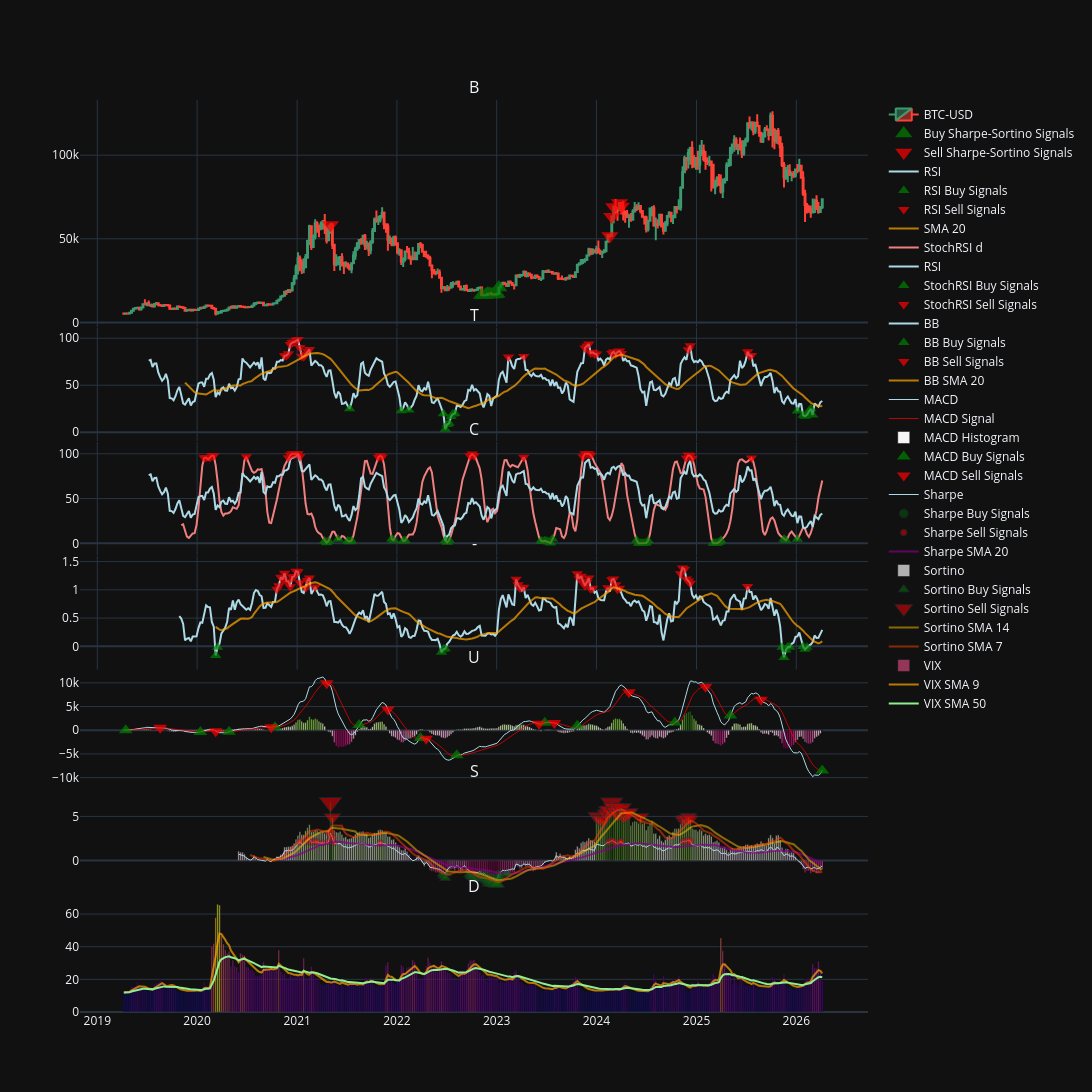

The notebook cell saved with this chart:
### Code cell
fig.add_trace(go.Bar(
    x=vix.index,
    y=vix,
    marker_color=vix,
    showlegend=True,
    opacity=0.7,
    name='VIX'
), row=7, col=1)

fig.add_trace(go.Scatter(
    x=vix_sma_9.index,
    y=vix_sma_9,
    marker_color='orange',
    showlegend=True,
    opacity=0.7,
    name='VIX SMA 9'
), row=7, col=1)

fig.add_trace(go.Scatter(
    x=vix_sma_20.index,
    y=vix_sma_20,
    marker_color='lightgreen',
    showlegend=True,
    name='VIX SMA 50'
), row=7, col=1)

### Figure 1 — Plotly figure (JSON) as saved in the notebook; plotly's stock layout.template omitted (floating-point values rounded to 4 significant figures; data arrays with more than 128 entries replaced by an {"elided": "..."} marker saying what was removed)
{"data": [{"close": {"elided": "366 float values"}, "high": {"elided": "366 float values"}, "low": {"elided": "366 float values"}, "name": "BTC-USD", "open": {"elided": "366 float values"}, "type": "candlestick", "x": {"elided": "366 str values"}, "xaxis": "x", "yaxis": "y"}, {"marker": {"color": "green", "colorscale": [[0, "rgb(247,244,249)"], [0.125, "rgb(231,225,239)"], [0.25, "rgb(212,185,218)"], [0.375, "rgb(201,148,199)"], [0.5, "rgb(223,101,176)"], [0.625, "rgb(231,41,138)"], [0.75, "rgb(206,18,86)"], [0.875, "rgb(152,0,67)"], [1, "rgb(103,0,31)"]], "size": 15, "symbol": "triangle-up"}, "mode": "markers", "name": "Buy Sharpe-Sortino Signals", "opacity": 0.7, "showlegend": true, "type": "scatter", "x": ["2022-11-07T00:00:00", "2022-11-21T00:00:00", "2022-11-28T00:00:00", "2022-12-05T00:00:00", "2022-12-12T00:00:00", "2022-12-19T00:00:00", "2022-12-26T00:00:00", "2023-01-02T00:00:00", "2023-01-09T00:00:00"], "xaxis": "x", "y": [16350.0, 16440.0, 17130.0, 17100.0, 16760.0, 16840.0, 16630.0, 17090.0, 20880.0], "yaxis": "y"}, {"marker": {"color": "red", "colorscale": [[0, "rgb(247,244,249)"], [0.125, "rgb(231,225,239)"], [0.25, "rgb(212,185,218)"], [0.375, "rgb(201,148,199)"], [0.5, "rgb(223,101,176)"], [0.625, "rgb(231,41,138)"], [0.75, "rgb(206,18,86)"], [0.875, "rgb(152,0,67)"], [1, "rgb(103,0,31)"]], "size": 15, "symbol": "triangle-down"}, "mode": "markers", "name": "Sell Sharpe-Sortino Signals", "opacity": 0.7, "showlegend": true, "type": "scatter", "x": ["2021-05-03T00:00:00", "2024-02-19T00:00:00", "2024-02-26T00:00:00", "2024-03-04T00:00:00", "2024-03-25T00:00:00", "2024-04-01T00:00:00"], "xaxis": "x", "y": [58230.0, 51730.0, 63170.0, 69020.0, 71330.0, 69360.0], "yaxis": "y"}, {"line": {"color": "lightblue", "width": 2}, "name": "RSI", "showlegend": true, "type": "scatter", "x": {"elided": "366 str values"}, "xaxis": "x2", "y": {"elided": "366 float values"}, "yaxis": "y2"}, {"marker": {"color": "green", "size": 10, "symbol": "triangle-up"}, "mode": "markers", "name": "RSI Buy Signals", "opacity": 0.7, "showlegend": true, "type": "scatter", "x": ["2021-07-12T00:00:00", "2022-01-17T00:00:00", "2022-02-14T00:00:00", "2022-06-20T00:00:00", "2022-06-27T00:00:00", "2022-07-04T00:00:00", "2022-07-11T00:00:00", "2022-07-18T00:00:00", "2022-07-25T00:00:00", "2022-08-01T00:00:00", "2026-01-05T00:00:00", "2026-01-26T00:00:00", "2026-02-02T00:00:00", "2026-02-09T00:00:00", "2026-02-16T00:00:00", "2026-02-23T00:00:00", "2026-03-02T00:00:00"], "xaxis": "x2", "y": [24.99, 22.77, 23.69, 19.58, 3.18, 8.167, 9.454, 16.8, 19.26, 19.9, 22.55, 17.87, 17.03, 18.37, 22.02, 24.88, 18.34], "yaxis": "y2"}, {"marker": {"color": "red", "size": 10, "symbol": "triangle-down"}, "mode": "markers", "name": "RSI Sell Signals", "opacity": 0.7, "showlegend": true, "type": "scatter", "x": ["2020-11-16T00:00:00", "2020-11-23T00:00:00", "2020-11-30T00:00:00", "2020-12-07T00:00:00", "2020-12-14T00:00:00", "2020-12-21T00:00:00", "2020-12-28T00:00:00", "2021-01-04T00:00:00", "2021-01-11T00:00:00", "2021-01-18T00:00:00", "2021-01-25T00:00:00", "2021-02-01T00:00:00", "2021-02-08T00:00:00", "2021-02-15T00:00:00", "2023-02-13T00:00:00", "2023-04-10T00:00:00", "2023-11-20T00:00:00", "2023-11-27T00:00:00", "2023-12-04T00:00:00", "2023-12-11T00:00:00", "2023-12-18T00:00:00", "2023-12-25T00:00:00", "2024-01-01T00:00:00", "2024-02-26T00:00:00", "2024-03-04T00:00:00", "2024-03-11T00:00:00", "2024-03-18T00:00:00", "2024-03-25T00:00:00", "2024-04-01T00:00:00", "2024-12-02T00:00:00", "2024-12-09T00:00:00", "2025-07-07T00:00:00", "2025-07-14T00:00:00", "2025-07-21T00:00:00"], "xaxis": "x2", "y": [81.34, 81.62, 83.43, 93.48, 95.42, 96.02, 97.82, 98.61, 90.24, 80.84, 80.42, 83.03, 86.0, 88.14, 80.09, 80.59, 89.73, 91.82, 93.89, 84.42, 85.05, 83.37, 83.33, 84.17, 85.46, 82.58, 85.42, 86.34, 83.72, 87.77, 92.13, 85.7, 81.34, 81.57], "yaxis": "y2"}, {"line": {"color": "orange", "width": 2}, "name": "SMA 20", "opacity": 0.7, "showlegend": true, "type": "scatter", "x": {"elided": "366 str values"}, "xaxis": "x2", "y": {"elided": "366 float values"}, "yaxis": "y2"}, {"line": {"color": "lightcoral", "width": 2}, "name": "StochRSI d", "showlegend": true, "type": "scatter", "x": {"elided": "336 str values"}, "xaxis": "x3", "y": {"elided": "336 float values"}, "yaxis": "y3"}, {"line": {"color": "lightblue", "width": 2}, "name": "RSI", "showlegend": true, "type": "scatter", "x": {"elided": "366 str values"}, "xaxis": "x3", "y": {"elided": "366 float values"}, "yaxis": "y3"}, {"marker": {"color": "green", "size": 10, "symbol": "triangle-up"}, "mode": "markers", "name": "StochRSI Buy Signals", "opacity": 0.7, "showlegend": true, "type": "scatter", "x": ["2021-04-12T00:00:00", "2021-04-19T00:00:00", "2021-04-26T00:00:00", "2021-05-31T00:00:00", "2021-07-05T00:00:00", "2021-07-12T00:00:00", "2021-07-19T00:00:00", "2021-12-13T00:00:00", "2021-12-20T00:00:00", "2022-01-24T00:00:00", "2022-01-31T00:00:00", "2022-06-27T00:00:00", "2022-07-04T00:00:00", "2022-07-11T00:00:00", "2023-06-12T00:00:00", "2023-06-19T00:00:00", "2023-06-26T00:00:00", "2023-07-03T00:00:00", "2023-07-10T00:00:00", "2023-07-17T00:00:00", "2023-07-24T00:00:00", "2024-05-27T00:00:00", "2024-06-03T00:00:00", "2024-06-10T00:00:00", "2024-06-17T00:00:00", "2024-06-24T00:00:00", "2024-07-01T00:00:00", "2024-07-08T00:00:00", "2025-03-03T00:00:00", "2025-03-10T00:00:00", "2025-03-17T00:00:00", "2025-03-24T00:00:00", "2025-03-31T00:00:00", "2025-11-17T00:00:00", "2025-11-24T00:00:00", "2026-01-05T00:00:00"], "xaxis": "x3", "y": [2.591, 0.6984, 2.758, 4.583, 2.592, 1.8, 2.932, 4.822, 3.516, 2.679, 3.07, 3.231, 1.096, 3.572, 3.021, 2.051, 2.88, 2.23, 1.58, 0.4648, 4.738, 3.417, 0.0, 0.0, 0.0, 0.2131, 0.4262, 3.012, 0.0, 0.0, 0.1225, 1.303, 3.083, 4.714, 3.364, 4.567], "yaxis": "y3"}, {"marker": {"color": "red", "size": 10, "symbol": "triangle-down"}, "mode": "markers", "name": "StochRSI Sell Signals", "opacity": 0.7, "showlegend": true, "type": "scatter", "x": ["2020-01-27T00:00:00", "2020-02-03T00:00:00", "2020-02-17T00:00:00", "2020-02-24T00:00:00", "2020-03-02T00:00:00", "2020-06-29T00:00:00", "2020-11-30T00:00:00", "2020-12-07T00:00:00", "2020-12-14T00:00:00", "2020-12-21T00:00:00", "2020-12-28T00:00:00", "2021-01-04T00:00:00", "2021-01-11T00:00:00", "2021-10-25T00:00:00", "2021-11-01T00:00:00", "2021-11-08T00:00:00", "2022-09-26T00:00:00", "2022-10-03T00:00:00", "2022-10-10T00:00:00", "2023-04-10T00:00:00", "2023-11-13T00:00:00", "2023-11-20T00:00:00", "2023-11-27T00:00:00", "2023-12-04T00:00:00", "2023-12-11T00:00:00", "2024-11-25T00:00:00", "2024-12-02T00:00:00", "2024-12-09T00:00:00", "2024-12-16T00:00:00", "2025-07-21T00:00:00"], "xaxis": "x3", "y": [95.44, 95.67, 95.73, 97.87, 97.67, 96.61, 95.64, 98.48, 100.0, 100.0, 100.0, 100.0, 96.99, 96.21, 97.69, 96.36, 97.43, 99.61, 97.81, 96.22, 96.63, 100.0, 100.0, 100.0, 98.29, 95.16, 98.46, 97.69, 95.01, 95.28], "yaxis": "y3"}, {"line": {"color": "lightblue", "width": 2}, "name": "BB", "showlegend": true, "type": "scatter", "x": {"elided": "366 str values"}, "xaxis": "x4", "y": {"elided": "366 float values"}, "yaxis": "y4"}, {"marker": {"color": "green", "size": 10, "symbol": "triangle-up"}, "mode": "markers", "name": "BB Buy Signals", "opacity": 0.7, "showlegend": true, "type": "scatter", "x": ["2020-03-09T00:00:00", "2020-03-16T00:00:00", "2022-06-13T00:00:00", "2022-06-20T00:00:00", "2022-06-27T00:00:00", "2025-11-10T00:00:00", "2025-11-17T00:00:00", "2025-11-24T00:00:00", "2025-12-01T00:00:00", "2025-12-08T00:00:00", "2026-01-26T00:00:00", "2026-02-02T00:00:00", "2026-02-09T00:00:00"], "xaxis": "x4", "y": [-0.1623, -0.01465, -0.1067, -0.05291, -0.04313, -0.01778, -0.1983, -0.0654, -0.01236, -0.01392, -0.002692, -0.05397, -0.01723], "yaxis": "y4"}, {"marker": {"color": "red", "size": 10, "symbol": "triangle-down"}, "mode": "markers", "name": "BB Sell Signals", "opacity": 0.7, "showlegend": true, "type": "scatter", "x": ["2020-10-19T00:00:00", "2020-10-26T00:00:00", "2020-11-02T00:00:00", "2020-11-09T00:00:00", "2020-11-16T00:00:00", "2020-11-23T00:00:00", "2020-11-30T00:00:00", "2020-12-07T00:00:00", "2020-12-14T00:00:00", "2020-12-21T00:00:00", "2020-12-28T00:00:00", "2021-01-04T00:00:00", "2021-01-11T00:00:00", "2021-02-01T00:00:00", "2021-02-08T00:00:00", "2021-02-15T00:00:00", "2021-03-08T00:00:00", "2023-03-13T00:00:00", "2023-03-20T00:00:00", "2023-03-27T00:00:00", "2023-04-10T00:00:00", "2023-10-23T00:00:00", "2023-10-30T00:00:00", "2023-11-06T00:00:00", "2023-11-13T00:00:00", "2023-11-20T00:00:00", "2023-11-27T00:00:00", "2023-12-04T00:00:00", "2023-12-11T00:00:00", "2023-12-18T00:00:00", "2024-02-12T00:00:00", "2024-02-26T00:00:00", "2024-03-04T00:00:00", "2024-03-11T00:00:00", "2024-03-18T00:00:00", "2024-03-25T00:00:00", "2024-11-04T00:00:00", "2024-11-11T00:00:00", "2024-11-18T00:00:00", "2024-11-25T00:00:00", "2024-12-02T00:00:00", "2024-12-09T00:00:00", "2025-07-07T00:00:00"], "xaxis": "x4", "y": [1.011, 1.073, 1.224, 1.184, 1.295, 1.154, 1.149, 1.054, 1.226, 1.235, 1.33, 1.319, 1.123, 1.037, 1.166, 1.211, 1.052, 1.185, 1.089, 1.034, 1.046, 1.283, 1.197, 1.242, 1.149, 1.072, 1.134, 1.21, 1.018, 1.029, 1.035, 1.18, 1.19, 1.09, 1.009, 1.027, 1.286, 1.388, 1.363, 1.193, 1.158, 1.115, 1.058], "yaxis": "y4"}, {"line": {"color": "orange", "width": 2}, "name": "BB SMA 20", "opacity": 0.7, "showlegend": true, "type": "scatter", "x": {"elided": "366 str values"}, "xaxis": "x4", "y": {"elided": "366 float values"}, "yaxis": "y4"}, {"line": {"color": "lightblue", "width": 1}, "name": "MACD", "showlegend": true, "type": "scatter", "x": {"elided": "366 str values"}, "xaxis": "x5", "y": {"elided": "366 float values"}, "yaxis": "y5"}, {"line": {"color": "red", "width": 1}, "name": "MACD Signal", "opacity": 0.7, "showlegend": true, "type": "scatter", "x": {"elided": "366 str values"}, "xaxis": "x5", "y": {"elided": "366 float values"}, "yaxis": "y5"}, {"marker": {"color": {"elided": "366 float values"}}, "name": "MACD Histogram", "showlegend": true, "type": "bar", "x": {"elided": "366 str values"}, "xaxis": "x5", "y": {"elided": "366 float values"}, "yaxis": "y5"}, {"marker": {"color": "green", "size": 12, "symbol": "triangle-up"}, "mode": "markers", "name": "MACD Buy Signals", "opacity": 0.7, "showlegend": true, "type": "scatter", "x": ["2019-04-15T00:00:00", "2020-01-13T00:00:00", "2020-04-27T00:00:00", "2020-10-12T00:00:00", "2021-08-16T00:00:00", "2022-03-28T00:00:00", "2022-08-08T00:00:00", "2023-06-26T00:00:00", "2023-10-23T00:00:00", "2024-10-14T00:00:00", "2025-05-05T00:00:00", "2026-04-06T00:00:00"], "xaxis": "x5", "y": [3.294, -346.5, -301.8, 641.2, 1090.0, -1614.0, -5279.0, 1585.0, 925.0, 1648.0, 3092.0, -8485.0], "yaxis": "y5"}, {"marker": {"color": "red", "size": 12, "symbol": "triangle-down"}, "mode": "markers", "name": "MACD Sell Signals", "opacity": 0.7, "showlegend": true, "type": "scatter", "x": ["2019-08-19T00:00:00", "2020-03-09T00:00:00", "2020-09-28T00:00:00", "2021-04-19T00:00:00", "2021-11-29T00:00:00", "2022-04-18T00:00:00", "2023-06-05T00:00:00", "2023-07-31T00:00:00", "2024-04-29T00:00:00", "2025-02-03T00:00:00", "2025-08-25T00:00:00"], "xaxis": "x5", "y": [533.1, -220.9, 609.7, 9894.0, 4365.0, -1796.0, 1365.0, 1506.0, 8005.0, 9187.0, 6439.0], "yaxis": "y5"}, {"line": {"color": "lightblue", "width": 1}, "name": "Sharpe", "showlegend": true, "type": "scatter", "x": {"elided": "365 str values"}, "xaxis": "x6", "y": {"elided": "365 float values"}, "yaxis": "y6"}, {"marker": {"color": "green", "size": [7.531, 7.816, 8.632, 9.732, 9.811, 9.822, 10.2, 10.25, 7.515], "symbol": "circle"}, "mode": "markers", "name": "Sharpe Buy Signals", "opacity": 0.5, "showlegend": true, "type": "scatter", "x": ["2022-11-07T00:00:00", "2022-11-21T00:00:00", "2022-11-28T00:00:00", "2022-12-05T00:00:00", "2022-12-12T00:00:00", "2022-12-19T00:00:00", "2022-12-26T00:00:00", "2023-01-02T00:00:00", "2023-01-09T00:00:00"], "xaxis": "x6", "y": [-1.506, -1.563, -1.726, -1.946, -1.962, -1.964, -2.04, -2.05, -1.503], "yaxis": "y6"}, {"marker": {"color": "red", "size": [6.311, 6.408, 6.838, 7.391, 6.136, 6.204, 6.436, 6.367, 6.05, 6.478, 9.413, 7.687, 6.012, 6.073, 6.219, 6.254, 6.785, 6.53, 6.056, 6.241, 6.413, 6.483, 6.576, 6.542, 6.929, 6.634], "symbol": "circle"}, "mode": "markers", "name": "Sharpe Sell Signals", "opacity": 0.7, "showlegend": true, "type": "scatter", "x": ["2021-01-11T00:00:00", "2021-02-01T00:00:00", "2021-02-08T00:00:00", "2021-02-15T00:00:00", "2021-02-22T00:00:00", "2021-03-01T00:00:00", "2021-03-08T00:00:00", "2021-03-15T00:00:00", "2021-04-05T00:00:00", "2021-04-26T00:00:00", "2021-05-03T00:00:00", "2021-05-10T00:00:00", "2021-05-17T00:00:00", "2021-11-01T00:00:00", "2024-02-12T00:00:00", "2024-02-19T00:00:00", "2024-02-26T00:00:00", "2024-03-04T00:00:00", "2024-03-11T00:00:00", "2024-03-25T00:00:00", "2024-04-01T00:00:00", "2024-11-11T00:00:00", "2024-11-18T00:00:00", "2024-11-25T00:00:00", "2024-12-02T00:00:00", "2024-12-09T00:00:00"], "xaxis": "x6", "y": [2.104, 2.136, 2.279, 2.464, 2.045, 2.068, 2.145, 2.122, 2.017, 2.159, 3.138, 2.562, 2.004, 2.024, 2.073, 2.085, 2.262, 2.177, 2.019, 2.08, 2.138, 2.161, 2.192, 2.181, 2.31, 2.211], "yaxis": "y6"}, {"line": {"color": "purple", "width": 2}, "name": "Sharpe SMA 20", "opacity": 0.7, "showlegend": true, "type": "scatter", "x": {"elided": "365 str values"}, "xaxis": "x6", "y": {"elided": "365 float values"}, "yaxis": "y6"}, {"marker": {"color": {"elided": "365 float values"}}, "name": "Sortino", "opacity": 0.7, "showlegend": true, "type": "bar", "x": {"elided": "365 str values"}, "xaxis": "x6", "y": {"elided": "365 float values"}, "yaxis": "y6"}, {"marker": {"color": "green", "size": [7.777, 8.853, 9.864, 7.63, 8.085, 8.915, 9.449, 10.06, 9.776, 9.828, 8.554, 10.37, 9.564, 10.53, 11.38, 12.53, 12.64, 12.65, 13.12, 13.17, 10.24, 9.135, 7.953, 7.79, 7.527], "symbol": "triangle-up"}, "mode": "markers", "name": "Sortino Buy Signals", "opacity": 0.7, "showlegend": true, "type": "scatter", "x": ["2022-06-13T00:00:00", "2022-06-20T00:00:00", "2022-06-27T00:00:00", "2022-07-04T00:00:00", "2022-09-19T00:00:00", "2022-09-26T00:00:00", "2022-10-03T00:00:00", "2022-10-10T00:00:00", "2022-10-17T00:00:00", "2022-10-24T00:00:00", "2022-10-31T00:00:00", "2022-11-07T00:00:00", "2022-11-14T00:00:00", "2022-11-21T00:00:00", "2022-11-28T00:00:00", "2022-12-05T00:00:00", "2022-12-12T00:00:00", "2022-12-19T00:00:00", "2022-12-26T00:00:00", "2023-01-02T00:00:00", "2023-01-09T00:00:00", "2023-01-16T00:00:00", "2023-01-30T00:00:00", "2023-02-06T00:00:00", "2023-02-13T00:00:00"], "xaxis": "x6", "y": [-1.555, -1.771, -1.973, -1.526, -1.617, -1.783, -1.89, -2.012, -1.955, -1.966, -1.711, -2.075, -1.913, -2.107, -2.275, -2.505, -2.528, -2.53, -2.623, -2.634, -2.048, -1.827, -1.591, -1.558, -1.505], "yaxis": "y6"}, {"marker": {"color": "red", "size": [19.76, 14.65, 15.1, 14.11, 13.9, 13.67, 15.86, 16.94, 17.01, 19.62, 17.93, 16.55, 15.65, 17.15, 17.88, 14.98, 15.36, 15.94, 16.31, 14.77, 13.82, 14.09, 14.04, 14.79, 14.01], "symbol": "triangle-down"}, "mode": "markers", "name": "Sortino Sell Signals", "opacity": 0.7, "showlegend": true, "type": "scatter", "x": ["2021-05-03T00:00:00", "2021-05-10T00:00:00", "2024-01-01T00:00:00", "2024-01-08T00:00:00", "2024-01-15T00:00:00", "2024-01-29T00:00:00", "2024-02-05T00:00:00", "2024-02-12T00:00:00", "2024-02-19T00:00:00", "2024-02-26T00:00:00", "2024-03-04T00:00:00", "2024-03-11T00:00:00", "2024-03-18T00:00:00", "2024-03-25T00:00:00", "2024-04-01T00:00:00", "2024-04-08T00:00:00", "2024-04-15T00:00:00", "2024-04-22T00:00:00", "2024-04-29T00:00:00", "2024-06-10T00:00:00", "2024-11-11T00:00:00", "2024-11-18T00:00:00", "2024-11-25T00:00:00", "2024-12-02T00:00:00", "2024-12-09T00:00:00"], "xaxis": "x6", "y": [6.587, 4.882, 5.033, 4.703, 4.635, 4.557, 5.286, 5.646, 5.671, 6.539, 5.976, 5.517, 5.215, 5.718, 5.961, 4.995, 5.121, 5.313, 5.436, 4.923, 4.607, 4.695, 4.678, 4.931, 4.669], "yaxis": "y6"}, {"line": {"color": "#FFBF00", "width": 2}, "name": "Sortino SMA 14", "opacity": 0.5, "showlegend": true, "type": "scatter", "x": {"elided": "365 str values"}, "xaxis": "x6", "y": {"elided": "365 float values"}, "yaxis": "y6"}, {"line": {"color": "#FF4500", "width": 2}, "name": "Sortino SMA 7", "opacity": 0.5, "showlegend": true, "type": "scatter", "x": {"elided": "365 str values"}, "xaxis": "x6", "y": {"elided": "365 float values"}, "yaxis": "y6"}, {"marker": {"color": {"elided": "366 float values"}}, "name": "VIX", "opacity": 0.7, "showlegend": true, "type": "bar", "x": {"elided": "366 str values"}, "xaxis": "x7", "y": {"elided": "366 float values"}, "yaxis": "y7"}, {"marker": {"color": "orange"}, "name": "VIX SMA 9", "opacity": 0.7, "showlegend": true, "type": "scatter", "x": {"elided": "366 str values"}, "xaxis": "x7", "y": {"elided": "366 float values"}, "yaxis": "y7"}, {"marker": {"color": "lightgreen"}, "name": "VIX SMA 50", "showlegend": true, "type": "scatter", "x": {"elided": "366 str values"}, "xaxis": "x7", "y": {"elided": "366 float values"}, "yaxis": "y7"}], "layout": {"annotations": [{"font": {"size": 16}, "showarrow": false, "text": "B", "x": 0.5, "xanchor": "center", "xref": "paper", "y": 1, "yanchor": "bottom", "yref": "paper"}, {"font": {"size": 16}, "showarrow": false, "text": "T", "x": 0.5, "xanchor": "center", "xref": "paper", "y": 0.7504, "yanchor": "bottom", "yref": "paper"}, {"font": {"size": 16}, "showarrow": false, "text": "C", "x": 0.5, "xanchor": "center", "xref": "paper", "y": 0.6252, "yanchor": "bottom", "yref": "paper"}, {"font": {"size": 16}, "showarrow": false, "text": "-", "x": 0.5, "xanchor": "center", "xref": "paper", "y": 0.5, "yanchor": "bottom", "yref": "paper"}, {"font": {"size": 16}, "showarrow": false, "text": "U", "x": 0.5, "xanchor": "center", "xref": "paper", "y": 0.3748, "yanchor": "bottom", "yref": "paper"}, {"font": {"size": 16}, "showarrow": false, "text": "S", "x": 0.5, "xanchor": "center", "xref": "paper", "y": 0.2496, "yanchor": "bottom", "yref": "paper"}, {"font": {"size": 16}, "showarrow": false, "text": "D", "x": 0.5, "xanchor": "center", "xref": "paper", "y": 0.1244, "yanchor": "bottom", "yref": "paper"}], "height": 1150, "width": 1600, "xaxis": {"anchor": "y", "domain": [0, 1], "matches": "x7", "rangeslider": {"visible": false}, "showticklabels": false}, "xaxis2": {"anchor": "y2", "domain": [0, 1], "matches": "x7", "showticklabels": false}, "xaxis3": {"anchor": "y3", "domain": [0, 1], "matches": "x7", "showticklabels": false}, "xaxis4": {"anchor": "y4", "domain": [0, 1], "matches": "x7", "showticklabels": false}, "xaxis5": {"anchor": "y5", "domain": [0, 1], "matches": "x7", "showticklabels": false}, "xaxis6": {"anchor": "y6", "domain": [0, 1], "matches": "x7", "showticklabels": false}, "xaxis7": {"anchor": "y7", "domain": [0, 1]}, "yaxis": {"anchor": "x", "domain": [0.7512, 1]}, "yaxis2": {"anchor": "x2", "domain": [0.626, 0.7504]}, "yaxis3": {"anchor": "x3", "domain": [0.5008, 0.6252]}, "yaxis4": {"anchor": "x4", "domain": [0.3756, 0.5]}, "yaxis5": {"anchor": "x5", "domain": [0.2504, 0.3748]}, "yaxis6": {"anchor": "x6", "domain": [0.1252, 0.2496]}, "yaxis7": {"anchor": "x7", "domain": [0, 0.1244]}}}
